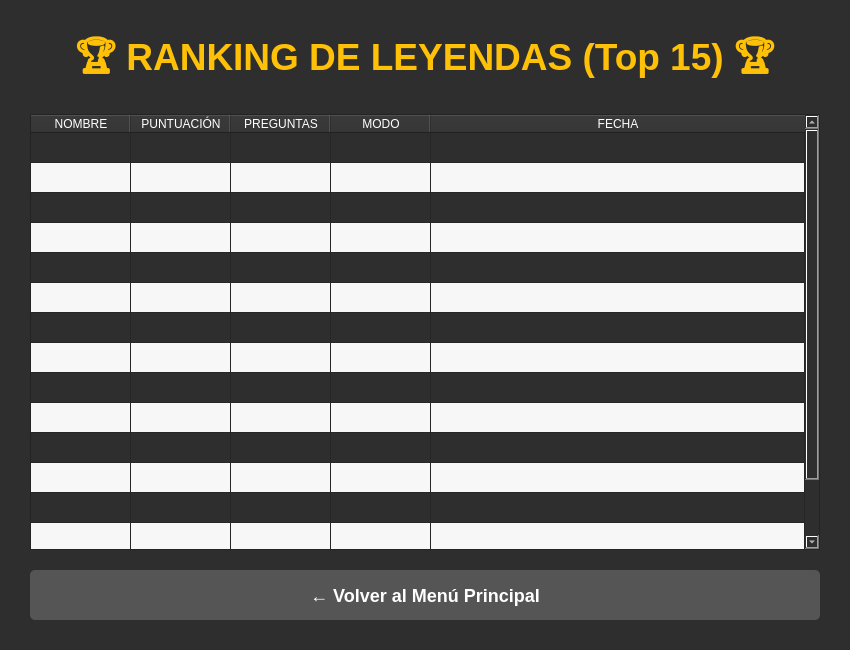
<?xml version="1.0" encoding="UTF-8"?>
<ui version="4.0">
 <class>RankingView</class>
 <widget class="QWidget" name="RankingView">
  <property name="geometry">
   <rect>
    <x>0</x>
    <y>0</y>
    <width>850</width>
    <height>650</height>
   </rect>
  </property>
  <property name="windowTitle">
   <string>Ranking de Leyendas</string>
  </property>
  <property name="styleSheet">
   <string>QWidget {
	background-color: #2e2e2e;
	color: white;
}
QPushButton {
	padding: 10px;
	font-size: 18px;
	border-radius: 5px;
	font-weight: bold;
}
</string>
  </property>
  <layout class="QVBoxLayout" name="verticalLayout">
   <property name="spacing">
    <number>20</number>
   </property>
   <property name="leftMargin">
    <number>30</number>
   </property>
   <property name="topMargin">
    <number>30</number>
   </property>
   <property name="rightMargin">
    <number>30</number>
   </property>
   <property name="bottomMargin">
    <number>30</number>
   </property>
   <item>
    <widget class="QLabel" name="lbl_title">
     <property name="objectName">
      <string>lbl_title</string>
     </property>
     <property name="minimumSize">
      <size>
       <width>0</width>
       <height>50</height>
      </size>
     </property>
     <property name="font">
      <font>
       <pointsize>28</pointsize>
       <bold>true</bold>
      </font>
     </property>
     <property name="styleSheet">
      <string>color: #ffc107;</string>
     </property>
     <property name="text">
      <string>🏆 RANKING DE LEYENDAS (Top 15) 🏆</string>
     </property>
     <property name="alignment">
      <set>Qt::AlignCenter</set>
     </property>
    </widget>
   </item>
   <item>
    <widget class="QTableWidget" name="ranking_table">
     <property name="objectName">
      <string>ranking_table</string>
     </property>
     <property name="font">
      <font>
       <pointsize>10</pointsize>
      </font>
     </property>
     <property name="editTriggers">
      <set>QAbstractItemView::NoEditTriggers</set>
     </property>
     <property name="selectionMode">
      <enum>QAbstractItemView::NoSelection</enum>
     </property>
     <property name="alternatingRowColors">
      <bool>true</bool>
     </property>
     <property name="rowCount">
      <number>15</number>
     </property>
     <attribute name="horizontalHeaderVisible">
      <bool>true</bool>
     </attribute>
     <attribute name="horizontalHeaderStretchLastSection">
      <bool>true</bool>
     </attribute>
     <attribute name="verticalHeaderVisible">
      <bool>false</bool>
     </attribute>
     <column>
      <property name="text">
       <string>NOMBRE</string>
      </property>
     </column>
     <column>
      <property name="text">
       <string>PUNTUACIÓN</string>
      </property>
     </column>
     <column>
      <property name="text">
       <string>PREGUNTAS</string>
      </property>
     </column>
     <column>
      <property name="text">
       <string>MODO</string>
      </property>
     </column>
     <column>
      <property name="text">
       <string>FECHA</string>
      </property>
     </column>
    </widget>
   </item>
   <item>
    <widget class="QPushButton" name="btn_volver">
     <property name="objectName">
      <string>btn_volver</string>
     </property>
     <property name="minimumSize">
      <size>
       <width>0</width>
       <height>50</height>
      </size>
     </property>
     <property name="styleSheet">
      <string>background-color: #555555; color: white;</string>
     </property>
     <property name="text">
      <string>← Volver al Menú Principal</string>
     </property>
    </widget>
   </item>
  </layout>
 </widget>
 <resources/>
 <connections/>
</ui>
